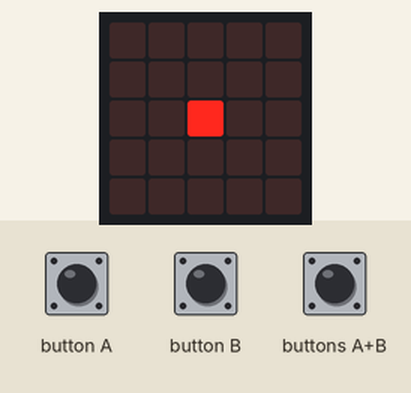
Recording of a program running on a simulated BBC micro:bit (MakeCode). On the bench: the board's 5×5 LED display. The inputs (shaded band) are chosen by the test bench.

Above: at 1.4 s.
1.5 s: button A pressed for 0.15 s
At 2.2 s:
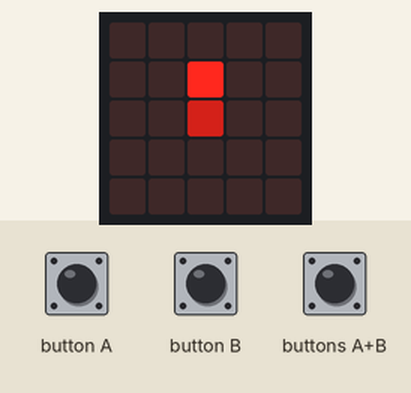
3.1 s: button A pressed for 0.15 s
At 4.4 s:
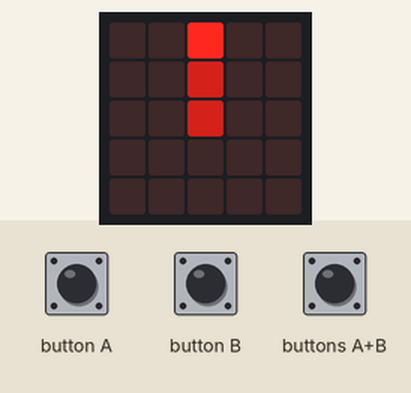
4.7 s: button A pressed for 0.15 s
At 5.8 s:
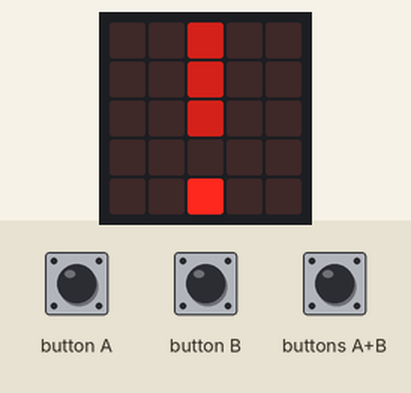
6.3 s: button A pressed for 0.15 s
At 7.0 s:
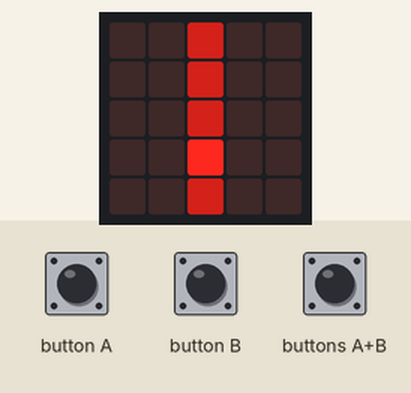
7.9 s: button B pressed for 0.15 s
At 9.2 s:
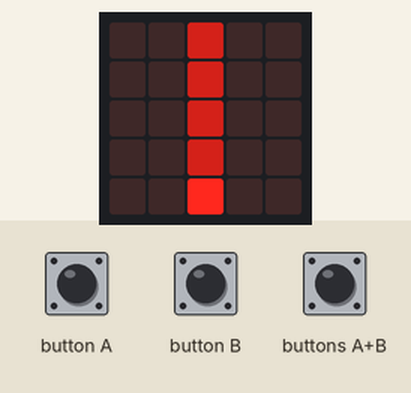
9.5 s: button B pressed for 0.15 s
At 10.7 s:
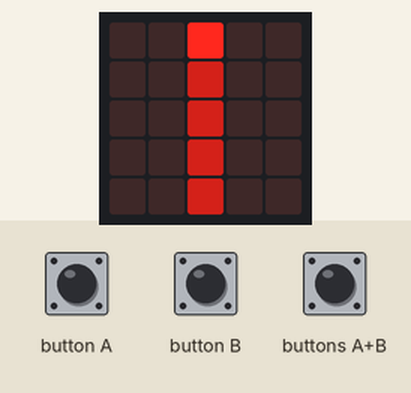
Timing chart, 0 to 12.1 s (numbered marks = the images above; inputs shaded):
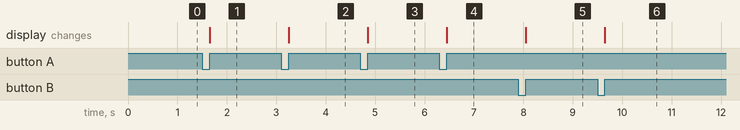

Measured:
- after the input at 1.5 s, the display: changes after 0.15 s (image 1)
- after the input at 3.1 s, the display: changes after 0.15 s (image 2)
- after the input at 4.7 s, the display: changes after 0.15 s (image 3)
- after the input at 6.3 s, the display: changes after 0.15 s (image 4)
- after the input at 7.9 s, the display: changes after 0.15 s (image 5)
- after the input at 9.5 s, the display: changes after 0.15 s (image 6)

The program:

main.ts
```typescript
input.onButtonPressed(Button.A, function () {
    turtle.forward(1)
})
input.onGesture(Gesture.TiltRight, function () {
    turtle.turnRight()
})
input.onGesture(Gesture.TiltLeft, function () {
    turtle.turnLeft()
})
input.onButtonPressed(Button.AB, function () {
    game.pause()
})
input.onButtonPressed(Button.B, function () {
    turtle.back(1)
})
turtle.home()
basic.forever(function () {

})
```

test.ts
```typescript
// les tests vont ici ; cela ne sera pas compilé si ce paquet est utilisé en tant qu'extension.
```
